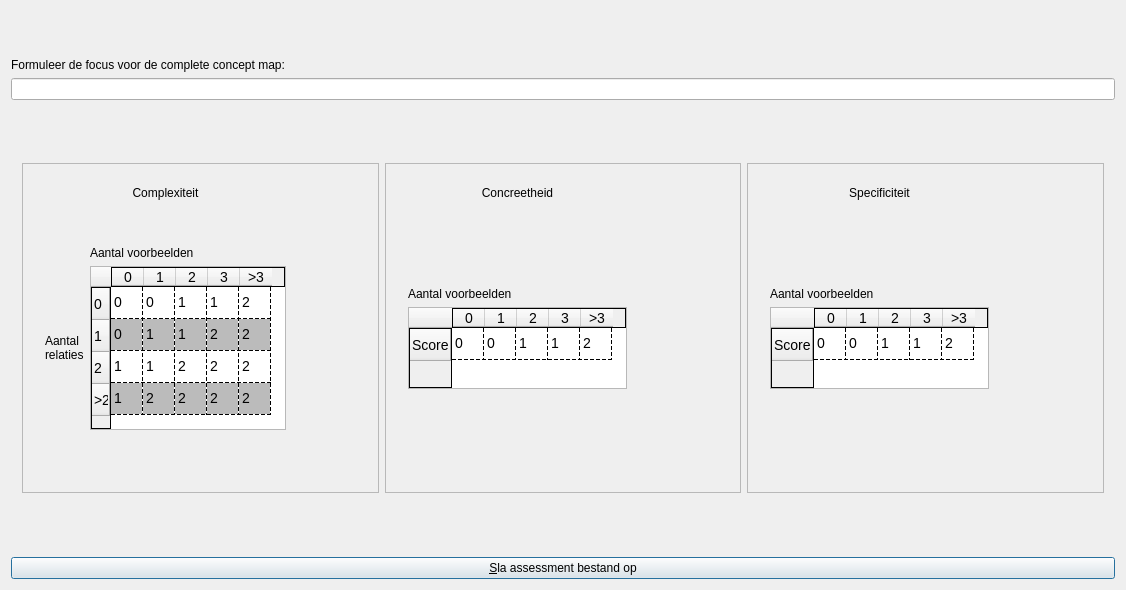
<?xml version="1.0" encoding="UTF-8"?>
<ui version="4.0">
 <class>QtCreateAssessmentDialog</class>
 <widget class="QDialog" name="QtCreateAssessmentDialog">
  <property name="geometry">
   <rect>
    <x>0</x>
    <y>0</y>
    <width>1126</width>
    <height>590</height>
   </rect>
  </property>
  <property name="windowTitle">
   <string>Formuleer de focusvraag</string>
  </property>
  <property name="windowIcon">
   <iconset>
    <normaloff>:/images/PicArrow14x14.png</normaloff>:/images/PicArrow14x14.png</iconset>
  </property>
  <property name="styleSheet">
   <string notr="true">QTableWidget {
  font-size: 14px; font-family: &quot;:/fonts/Montserrat-Bold.ttf&quot;;
  alternate-background-color: #BBB;
  gridline-color: black;
}

QHeaderView {
  font-size: 14px; font-family: &quot;:/fonts/Montserrat-Bold.ttf&quot;;
  border-width: 1px;
  border-style: solid;
}

</string>
  </property>
  <layout class="QVBoxLayout" name="verticalLayout">
   <item>
    <spacer name="verticalSpacer_9">
     <property name="orientation">
      <enum>Qt::Vertical</enum>
     </property>
     <property name="sizeHint" stdset="0">
      <size>
       <width>20</width>
       <height>40</height>
      </size>
     </property>
    </spacer>
   </item>
   <item>
    <widget class="QLabel" name="label">
     <property name="text">
      <string>Formuleer de focus voor de complete concept map:</string>
     </property>
     <property name="wordWrap">
      <bool>true</bool>
     </property>
    </widget>
   </item>
   <item>
    <widget class="QLineEdit" name="edit">
     <property name="text">
      <string/>
     </property>
    </widget>
   </item>
   <item>
    <spacer name="verticalSpacer">
     <property name="orientation">
      <enum>Qt::Vertical</enum>
     </property>
     <property name="sizeHint" stdset="0">
      <size>
       <width>20</width>
       <height>40</height>
      </size>
     </property>
    </spacer>
   </item>
   <item>
    <widget class="QWidget" name="widget_ccs" native="true">
     <layout class="QHBoxLayout" name="horizontalLayout">
      <item>
       <widget class="QFrame" name="frame_complexity">
        <property name="frameShape">
         <enum>QFrame::StyledPanel</enum>
        </property>
        <property name="frameShadow">
         <enum>QFrame::Raised</enum>
        </property>
        <layout class="QFormLayout" name="formLayout_2">
         <item row="0" column="0">
          <widget class="QWidget" name="widget_complexity" native="true">
           <layout class="QGridLayout" name="gridLayout">
            <item row="1" column="1">
             <spacer name="verticalSpacer_5">
              <property name="orientation">
               <enum>Qt::Vertical</enum>
              </property>
              <property name="sizeHint" stdset="0">
               <size>
                <width>20</width>
                <height>40</height>
               </size>
              </property>
             </spacer>
            </item>
            <item row="2" column="1">
             <widget class="QLabel" name="label_complexity_n_examples">
              <property name="text">
               <string>Aantal voorbeelden</string>
              </property>
             </widget>
            </item>
            <item row="0" column="0" colspan="2">
             <widget class="QLabel" name="label_complexity">
              <property name="text">
               <string>Complexiteit</string>
              </property>
              <property name="alignment">
               <set>Qt::AlignCenter</set>
              </property>
             </widget>
            </item>
            <item row="3" column="0">
             <widget class="QLabel" name="label_complexity_n_edges">
              <property name="sizePolicy">
               <sizepolicy hsizetype="Maximum" vsizetype="Preferred">
                <horstretch>0</horstretch>
                <verstretch>0</verstretch>
               </sizepolicy>
              </property>
              <property name="text">
               <string>Aantal
relaties</string>
              </property>
             </widget>
            </item>
            <item row="3" column="1">
             <widget class="QTableWidget" name="table_complexity">
              <property name="sizePolicy">
               <sizepolicy hsizetype="Maximum" vsizetype="MinimumExpanding">
                <horstretch>0</horstretch>
                <verstretch>0</verstretch>
               </sizepolicy>
              </property>
              <property name="frameShadow">
               <enum>QFrame::Plain</enum>
              </property>
              <property name="sizeAdjustPolicy">
               <enum>QAbstractScrollArea::AdjustToContents</enum>
              </property>
              <property name="autoScroll">
               <bool>false</bool>
              </property>
              <property name="alternatingRowColors">
               <bool>true</bool>
              </property>
              <property name="selectionMode">
               <enum>QAbstractItemView::SingleSelection</enum>
              </property>
              <property name="gridStyle">
               <enum>Qt::DashLine</enum>
              </property>
              <property name="cornerButtonEnabled">
               <bool>true</bool>
              </property>
              <attribute name="horizontalHeaderDefaultSectionSize">
               <number>32</number>
              </attribute>
              <attribute name="horizontalHeaderHighlightSections">
               <bool>true</bool>
              </attribute>
              <attribute name="horizontalHeaderMinimumSectionSize">
               <number>32</number>
              </attribute>
              <attribute name="verticalHeaderDefaultSectionSize">
               <number>32</number>
              </attribute>
              <attribute name="verticalHeaderMinimumSectionSize">
               <number>32</number>
              </attribute>
              <row>
               <property name="text">
                <string>0</string>
               </property>
              </row>
              <row>
               <property name="text">
                <string>1</string>
               </property>
              </row>
              <row>
               <property name="text">
                <string>2</string>
               </property>
              </row>
              <row>
               <property name="text">
                <string>&gt;2</string>
               </property>
              </row>
              <column>
               <property name="text">
                <string>0</string>
               </property>
              </column>
              <column>
               <property name="text">
                <string>1</string>
               </property>
              </column>
              <column>
               <property name="text">
                <string>2</string>
               </property>
              </column>
              <column>
               <property name="text">
                <string>3</string>
               </property>
              </column>
              <column>
               <property name="text">
                <string>&gt;3</string>
               </property>
              </column>
              <item row="0" column="0">
               <property name="text">
                <string>0</string>
               </property>
              </item>
              <item row="0" column="1">
               <property name="text">
                <string>0</string>
               </property>
              </item>
              <item row="0" column="2">
               <property name="text">
                <string>1</string>
               </property>
              </item>
              <item row="0" column="3">
               <property name="text">
                <string>1</string>
               </property>
              </item>
              <item row="0" column="4">
               <property name="text">
                <string>2</string>
               </property>
              </item>
              <item row="1" column="0">
               <property name="text">
                <string>0</string>
               </property>
              </item>
              <item row="1" column="1">
               <property name="text">
                <string>1</string>
               </property>
              </item>
              <item row="1" column="2">
               <property name="text">
                <string>1</string>
               </property>
              </item>
              <item row="1" column="3">
               <property name="text">
                <string>2</string>
               </property>
              </item>
              <item row="1" column="4">
               <property name="text">
                <string>2</string>
               </property>
              </item>
              <item row="2" column="0">
               <property name="text">
                <string>1</string>
               </property>
              </item>
              <item row="2" column="1">
               <property name="text">
                <string>1</string>
               </property>
              </item>
              <item row="2" column="2">
               <property name="text">
                <string>2</string>
               </property>
              </item>
              <item row="2" column="3">
               <property name="text">
                <string>2</string>
               </property>
              </item>
              <item row="2" column="4">
               <property name="text">
                <string>2</string>
               </property>
              </item>
              <item row="3" column="0">
               <property name="text">
                <string>1</string>
               </property>
              </item>
              <item row="3" column="1">
               <property name="text">
                <string>2</string>
               </property>
              </item>
              <item row="3" column="2">
               <property name="text">
                <string>2</string>
               </property>
              </item>
              <item row="3" column="3">
               <property name="text">
                <string>2</string>
               </property>
              </item>
              <item row="3" column="4">
               <property name="text">
                <string>2</string>
               </property>
              </item>
             </widget>
            </item>
            <item row="4" column="1">
             <spacer name="verticalSpacer_8">
              <property name="orientation">
               <enum>Qt::Vertical</enum>
              </property>
              <property name="sizeHint" stdset="0">
               <size>
                <width>20</width>
                <height>40</height>
               </size>
              </property>
             </spacer>
            </item>
           </layout>
          </widget>
         </item>
        </layout>
       </widget>
      </item>
      <item>
       <widget class="QFrame" name="frame_concreteness">
        <property name="frameShape">
         <enum>QFrame::StyledPanel</enum>
        </property>
        <property name="frameShadow">
         <enum>QFrame::Raised</enum>
        </property>
        <layout class="QFormLayout" name="formLayout">
         <item row="0" column="0">
          <widget class="QWidget" name="widget_concreteness" native="true">
           <layout class="QVBoxLayout" name="verticalLayout_3">
            <item>
             <widget class="QLabel" name="label_concreteness">
              <property name="text">
               <string>Concreetheid</string>
              </property>
              <property name="alignment">
               <set>Qt::AlignCenter</set>
              </property>
             </widget>
            </item>
            <item>
             <spacer name="verticalSpacer_3">
              <property name="orientation">
               <enum>Qt::Vertical</enum>
              </property>
              <property name="sizeHint" stdset="0">
               <size>
                <width>20</width>
                <height>40</height>
               </size>
              </property>
             </spacer>
            </item>
            <item>
             <widget class="QLabel" name="label_concreteness_n_examples">
              <property name="text">
               <string>Aantal voorbeelden</string>
              </property>
             </widget>
            </item>
            <item>
             <widget class="QTableWidget" name="table_concreteness">
              <property name="sizePolicy">
               <sizepolicy hsizetype="Maximum" vsizetype="MinimumExpanding">
                <horstretch>0</horstretch>
                <verstretch>0</verstretch>
               </sizepolicy>
              </property>
              <property name="frameShadow">
               <enum>QFrame::Plain</enum>
              </property>
              <property name="sizeAdjustPolicy">
               <enum>QAbstractScrollArea::AdjustToContents</enum>
              </property>
              <property name="autoScroll">
               <bool>false</bool>
              </property>
              <property name="alternatingRowColors">
               <bool>true</bool>
              </property>
              <property name="selectionMode">
               <enum>QAbstractItemView::SingleSelection</enum>
              </property>
              <property name="textElideMode">
               <enum>Qt::ElideMiddle</enum>
              </property>
              <property name="gridStyle">
               <enum>Qt::DashLine</enum>
              </property>
              <property name="cornerButtonEnabled">
               <bool>true</bool>
              </property>
              <attribute name="horizontalHeaderDefaultSectionSize">
               <number>32</number>
              </attribute>
              <attribute name="horizontalHeaderHighlightSections">
               <bool>true</bool>
              </attribute>
              <attribute name="horizontalHeaderMinimumSectionSize">
               <number>32</number>
              </attribute>
              <attribute name="verticalHeaderDefaultSectionSize">
               <number>32</number>
              </attribute>
              <attribute name="verticalHeaderMinimumSectionSize">
               <number>32</number>
              </attribute>
              <row>
               <property name="text">
                <string>Score</string>
               </property>
              </row>
              <column>
               <property name="text">
                <string>0</string>
               </property>
              </column>
              <column>
               <property name="text">
                <string>1</string>
               </property>
              </column>
              <column>
               <property name="text">
                <string>2</string>
               </property>
              </column>
              <column>
               <property name="text">
                <string>3</string>
               </property>
              </column>
              <column>
               <property name="text">
                <string>&gt;3</string>
               </property>
              </column>
              <item row="0" column="0">
               <property name="text">
                <string>0</string>
               </property>
              </item>
              <item row="0" column="1">
               <property name="text">
                <string>0</string>
               </property>
              </item>
              <item row="0" column="2">
               <property name="text">
                <string>1</string>
               </property>
              </item>
              <item row="0" column="3">
               <property name="text">
                <string>1</string>
               </property>
              </item>
              <item row="0" column="4">
               <property name="text">
                <string>2</string>
               </property>
              </item>
             </widget>
            </item>
            <item>
             <spacer name="verticalSpacer_6">
              <property name="orientation">
               <enum>Qt::Vertical</enum>
              </property>
              <property name="sizeHint" stdset="0">
               <size>
                <width>20</width>
                <height>40</height>
               </size>
              </property>
             </spacer>
            </item>
           </layout>
          </widget>
         </item>
        </layout>
       </widget>
      </item>
      <item>
       <widget class="QFrame" name="frame_specificity">
        <property name="frameShape">
         <enum>QFrame::StyledPanel</enum>
        </property>
        <property name="frameShadow">
         <enum>QFrame::Raised</enum>
        </property>
        <layout class="QFormLayout" name="formLayout_3">
         <item row="0" column="0">
          <widget class="QWidget" name="widget_specificity" native="true">
           <layout class="QVBoxLayout" name="verticalLayout_2">
            <item>
             <widget class="QLabel" name="label_specificity">
              <property name="text">
               <string>Specificiteit</string>
              </property>
              <property name="alignment">
               <set>Qt::AlignCenter</set>
              </property>
             </widget>
            </item>
            <item>
             <spacer name="verticalSpacer_4">
              <property name="orientation">
               <enum>Qt::Vertical</enum>
              </property>
              <property name="sizeHint" stdset="0">
               <size>
                <width>20</width>
                <height>40</height>
               </size>
              </property>
             </spacer>
            </item>
            <item>
             <widget class="QLabel" name="label_specificity_n_examples">
              <property name="text">
               <string>Aantal voorbeelden</string>
              </property>
             </widget>
            </item>
            <item>
             <widget class="QTableWidget" name="table_specificity">
              <property name="sizePolicy">
               <sizepolicy hsizetype="Maximum" vsizetype="MinimumExpanding">
                <horstretch>0</horstretch>
                <verstretch>0</verstretch>
               </sizepolicy>
              </property>
              <property name="frameShadow">
               <enum>QFrame::Plain</enum>
              </property>
              <property name="sizeAdjustPolicy">
               <enum>QAbstractScrollArea::AdjustToContents</enum>
              </property>
              <property name="autoScroll">
               <bool>false</bool>
              </property>
              <property name="alternatingRowColors">
               <bool>true</bool>
              </property>
              <property name="selectionMode">
               <enum>QAbstractItemView::SingleSelection</enum>
              </property>
              <property name="textElideMode">
               <enum>Qt::ElideMiddle</enum>
              </property>
              <property name="gridStyle">
               <enum>Qt::DashLine</enum>
              </property>
              <property name="cornerButtonEnabled">
               <bool>true</bool>
              </property>
              <attribute name="horizontalHeaderDefaultSectionSize">
               <number>32</number>
              </attribute>
              <attribute name="horizontalHeaderHighlightSections">
               <bool>true</bool>
              </attribute>
              <attribute name="horizontalHeaderMinimumSectionSize">
               <number>32</number>
              </attribute>
              <attribute name="verticalHeaderDefaultSectionSize">
               <number>32</number>
              </attribute>
              <attribute name="verticalHeaderMinimumSectionSize">
               <number>32</number>
              </attribute>
              <row>
               <property name="text">
                <string>Score</string>
               </property>
              </row>
              <column>
               <property name="text">
                <string>0</string>
               </property>
              </column>
              <column>
               <property name="text">
                <string>1</string>
               </property>
              </column>
              <column>
               <property name="text">
                <string>2</string>
               </property>
              </column>
              <column>
               <property name="text">
                <string>3</string>
               </property>
              </column>
              <column>
               <property name="text">
                <string>&gt;3</string>
               </property>
              </column>
              <item row="0" column="0">
               <property name="text">
                <string>0</string>
               </property>
              </item>
              <item row="0" column="1">
               <property name="text">
                <string>0</string>
               </property>
              </item>
              <item row="0" column="2">
               <property name="text">
                <string>1</string>
               </property>
              </item>
              <item row="0" column="3">
               <property name="text">
                <string>1</string>
               </property>
              </item>
              <item row="0" column="4">
               <property name="text">
                <string>2</string>
               </property>
              </item>
             </widget>
            </item>
            <item>
             <spacer name="verticalSpacer_7">
              <property name="orientation">
               <enum>Qt::Vertical</enum>
              </property>
              <property name="sizeHint" stdset="0">
               <size>
                <width>20</width>
                <height>40</height>
               </size>
              </property>
             </spacer>
            </item>
           </layout>
          </widget>
         </item>
        </layout>
       </widget>
      </item>
     </layout>
    </widget>
   </item>
   <item>
    <spacer name="verticalSpacer_2">
     <property name="orientation">
      <enum>Qt::Vertical</enum>
     </property>
     <property name="sizeHint" stdset="0">
      <size>
       <width>20</width>
       <height>40</height>
      </size>
     </property>
    </spacer>
   </item>
   <item>
    <widget class="QPushButton" name="button_save">
     <property name="text">
      <string>&amp;Sla assessment bestand op</string>
     </property>
    </widget>
   </item>
  </layout>
 </widget>
 <layoutdefault spacing="6" margin="11"/>
 <resources/>
 <connections/>
</ui>
